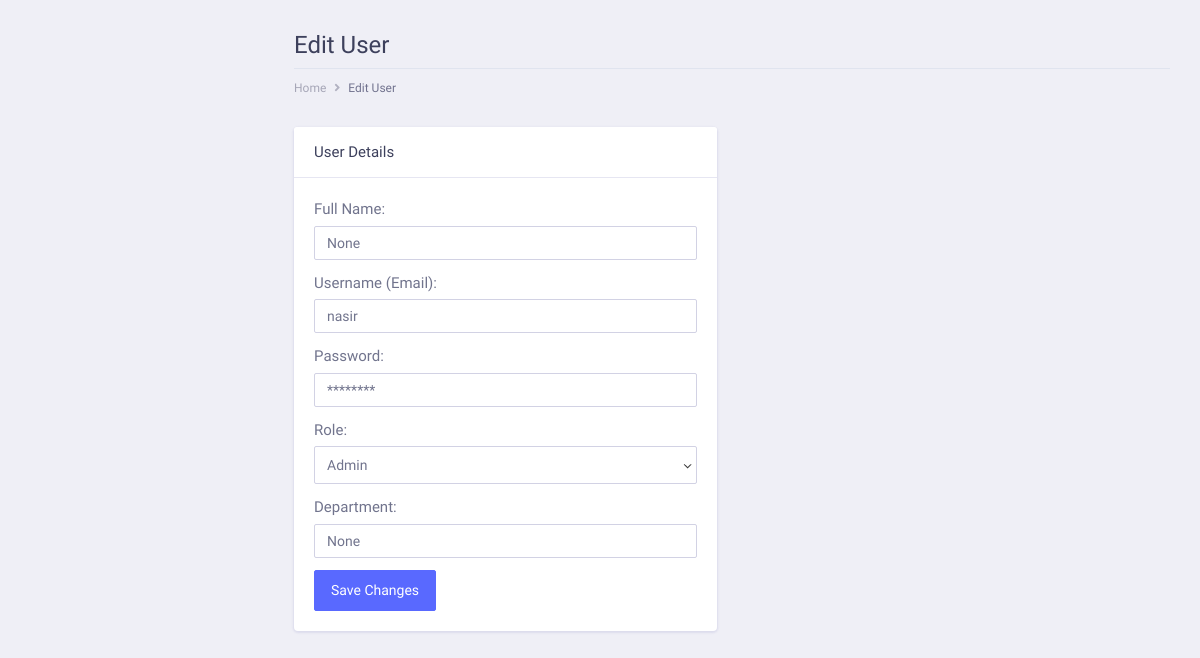
The page /edit-user/17 on the database as committed earlier.
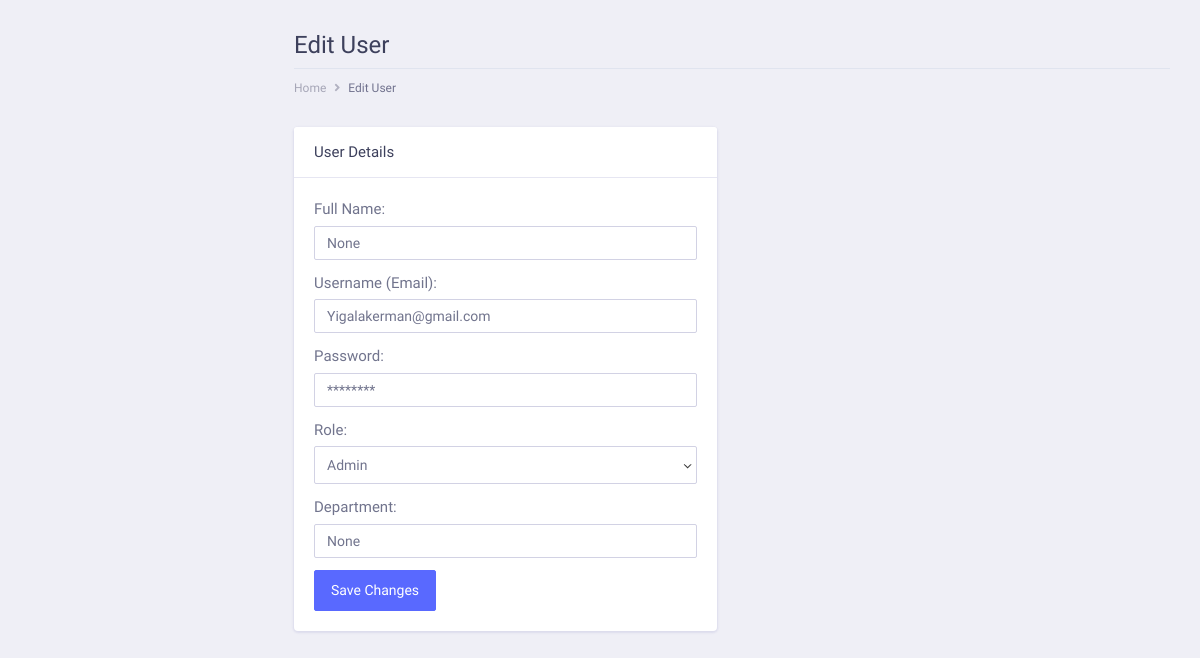
The same page on the database as committed later.
### tables this page shows
CREATE TABLE "users" (
	"id"	INTEGER,
	"fullname"	TEXT,
	"username"	TEXT NOT NULL,
	"password"	TEXT NOT NULL,
	"role"	TEXT NOT NULL,
	"department"	TEXT,
	"is_deleted"	INTEGER DEFAULT 0,
	PRIMARY KEY("id" AUTOINCREMENT)
);

### app.py (the view)
@app.route('/edit-user/<user_id>', methods=['GET', 'POST'])
def edit_user(user_id):
    if request.method == 'POST':
        fullname = request.form['fullname']
        username = request.form['username']
        password = request.form['password']
        role = request.form['role']
        department = request.form['department']
        conn = sqlite3.connect('workflows.db')
        cursor = conn.cursor()
        cursor.execute("UPDATE users SET fullname=?, username=?, password=?, role=?, department=? WHERE id=?",
                       (fullname, username, password, role, department, int(user_id)))
        conn.commit()
        conn.close()
        return redirect('/user-management')
    else:
        conn = sqlite3.connect('workflows.db')
        cursor = conn.cursor()
        cursor.execute("SELECT * FROM users WHERE id=?", (int(user_id),))
        user = cursor.fetchone()
        conn.close()
        if user:
            user_dict = {
                'id': user[0],
                'fullname': user[1],
                'username': user[2],
                'password': user[3],
                'role': user[4],
                'department': user[5]
            }
            return render_template('edit_user.html', user=user_dict)
        else:
            return redirect('/user-management')  # or return render_template('error.html', message='User not found')

### templates/edit_user.html (shortened to what this page needs)
<!DOCTYPE html>
<html lang="en">
<head>
  <link rel="stylesheet" href="../static/assets/vendor/bootstrap/css/bootstrap.min.css">
  <link href="../static/assets/vendor/fonts/circular-std/style.css" rel="stylesheet">
  <link rel="stylesheet" href="../static/assets/libs/css/style.css">
  <link rel="stylesheet" href="../static/assets/vendor/fonts/fontawesome/css/fontawesome-all.css">
  <link rel="stylesheet" href="../static/assets/vendor/charts/chartist-bundle/chartist.css">
  <link rel="stylesheet" href="../static/assets/vendor/charts/morris-bundle/morris.css">
  <link rel="stylesheet" href="../static/assets/vendor/fonts/material-design-iconic-font/css/materialdesignicons.min.css">
  <link rel="stylesheet" href="../static/assets/vendor/charts/c3charts/c3.css">
  <link rel="stylesheet" href="../static/assets/vendor/fonts/flag-icon-css/flag-icon.min.css">
  <link href="../static/assets/vendor/fonts/circular-std/style.css" rel="stylesheet">
</head>
<body>
  <div class="dashboard-wrapper">
    <div class="dashboard-ecommerce">
      <div class="container-fluid dashboard-content">
        <div class="row">
          <div class="col-xl-12 col-lg-12 col-md-12 col-sm-12 col-12">
            <div class="page-header">
              <h2 class="pageheader-title">Edit User</h2>
              <div class="page-breadcrumb">
                <nav aria-label="breadcrumb">
                  <ol class="breadcrumb">
                    <li class="breadcrumb-item"><a href="./main.html" class="breadcrumb-link">Home</a></li>
                    <li class="breadcrumb-item active" aria-current="page">Edit User</li>
                  </ol>
                </nav>
              </div>
            </div>
          </div>
        </div>
        <div class="row">
          <div class="col-xl-6 col-lg-6 col-md-12 col-sm-12 col-12">
            <div class="card">
              <h5 class="card-header">User Details</h5>
              <div class="card-body">
                <form method="post" action="{{ url_for('edit_user', user_id=user['id']) }}">
                  <div class="form-group">
                    <label for="fullname">Full Name:</label>
                    <input type="text" class="form-control" id="fullname" name="fullname" value="{{ user['fullname'] }}" required>
                  </div>
                  <div class="form-group">
                    <label for="username">Username (Email):</label>
                    <input type="text" class="form-control" id="username" name="username" value="{{ user['username'] }}" required>
                  </div>
                  <div class="form-group">
                    <label for="password">Password:</label>
                    <input type="password" class="form-control" id="password" name="password" placeholder="********">
                  </div>
                  <div class="form-group">
                    <label for="role">Role:</label>
                    <select class="form-control" id="role" name="role" required>
                      <option value="admin" {% if user['role'] == 'admin' %}selected{% endif %}>Admin</option>
                    </select>
                  </div>
                  <div class="form-group">
                    <label for="department">Department:</label>
                    <input type="text" class="form-control" id="department" name="department" value="{{ user['department'] }}" required>
                  </div>
                  <button type="submit" class="btn btn-primary">Save Changes</button>
                </form>
              </div>
            </div>
          </div>
        </div>
      </div>
    </div>
  </div>
</body>
</html>

Rows that differ between the two databases and show on the page:
changed users "Admin": username "nasir" → "Yigalakerman@gmail.com"
